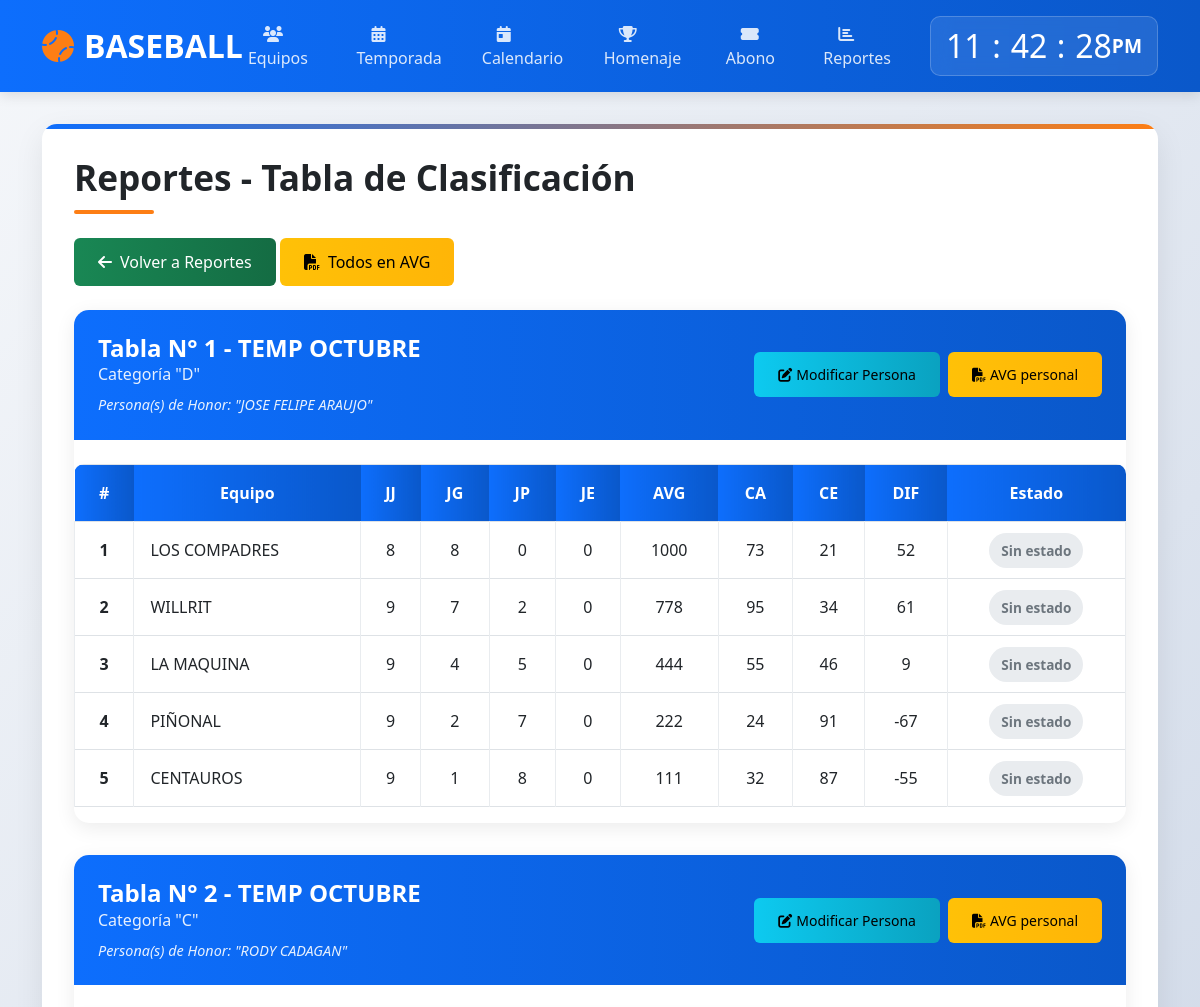
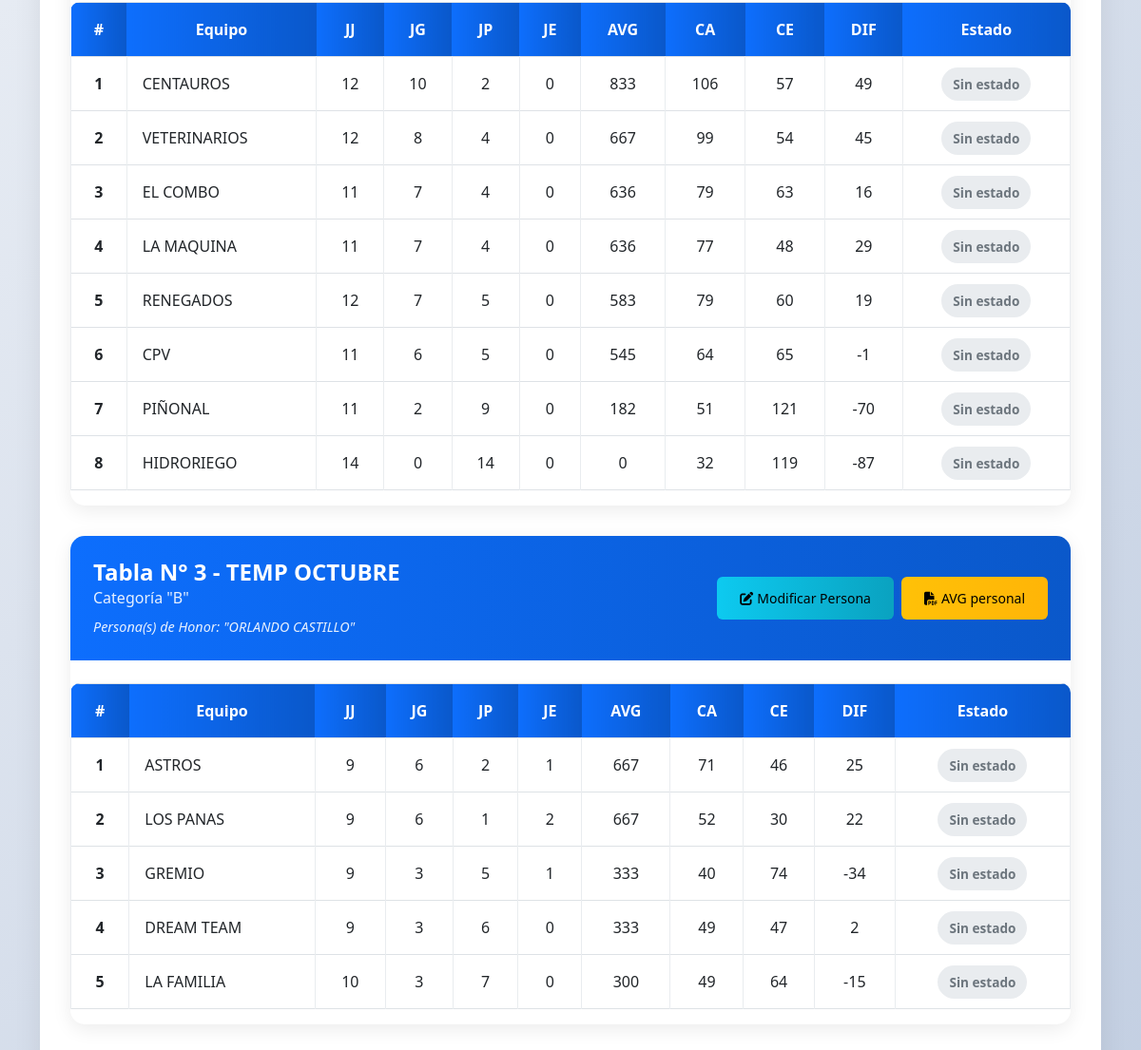
/modulos/reporte/clasificacion.php, run on the app's committed database (2 pictures, top to bottom).
### tables this page shows
CREATE TABLE `temporada` (
  `id_temp` int(100) NOT NULL,
  `name_temp` text NOT NULL,
  `categoria` varchar(1) NOT NULL,
  `partidas` int(100) NOT NULL,
  `innings` int(10) NOT NULL,
  `valor` decimal(10,2) NOT NULL,
  `nequipos` int(10) NOT NULL,
  `activo` int(1) DEFAULT NULL
);

CREATE TABLE `homenaje` (
  `id_hnr` int(100) NOT NULL,
  `id_temp` int(100) NOT NULL,
  `categoria` varchar(1) NOT NULL,
  `honor` text DEFAULT NULL,
  `prize_four` int(1) DEFAULT NULL,
  `cant_four` int(100) DEFAULT NULL,
  `prize_once` int(1) DEFAULT NULL,
  `cant_once` int(100) DEFAULT NULL,
  `prize_second` int(1) DEFAULT NULL,
  `cant_second` int(100) DEFAULT NULL,
  `prize_third` int(1) DEFAULT NULL,
  `cant_third` int(100) DEFAULT NULL,
  `prize_pg` int(1) DEFAULT NULL,
  `cant_pg` int(100) DEFAULT NULL,
  `prize_pe` int(1) DEFAULT NULL,
  `cant_pe` int(100) DEFAULT NULL,
  `prize_lbt` int(1) DEFAULT NULL,
  `cant_lbt` int(100) DEFAULT NULL,
  `prize_lj` int(1) DEFAULT NULL,
  `cant_lj` int(100) DEFAULT NULL,
  `prize_ld` int(1) DEFAULT NULL,
  `cant_ld` int(100) DEFAULT NULL,
  `prize_lt` int(1) DEFAULT NULL,
  `cant_lt` int(100) DEFAULT NULL,
  `prize_lca` int(1) DEFAULT NULL,
  `cant_lca` int(100) DEFAULT NULL,
  `prize_lce` int(1) DEFAULT NULL,
  `cant_lce` int(100) DEFAULT NULL,
  `prize_lp` int(1) DEFAULT NULL,
  `cant_lp` int(100) DEFAULT NULL,
  `prize_lb` int(1) DEFAULT NULL,
  `cant_lb` int(100) DEFAULT NULL
);

CREATE TABLE `tab_clasf` (
  `id_tab` int(100) NOT NULL,
  `id_temp` int(100) NOT NULL,
  `id_team` int(100) NOT NULL,
  `name_team` varchar(50) NOT NULL,
  `categoria` varchar(1) NOT NULL,
  `jj` int(100) DEFAULT NULL,
  `jg` int(100) DEFAULT NULL,
  `jp` int(100) DEFAULT NULL,
  `je` int(100) DEFAULT NULL,
  `avg` int(10) DEFAULT NULL,
  `ca` int(100) DEFAULT NULL,
  `ce` int(100) DEFAULT NULL,
  `dif` int(100) DEFAULT NULL
);

### modulos/reporte/clasificacion.php (the view, shortened to what this page needs)
<?php
$con = conectar();
?>
<!DOCTYPE html>
<html lang="es">
<head>
    <link href="https://cdn.jsdelivr.net/npm/bootstrap@5.3.0/dist/css/bootstrap.min.css" rel="stylesheet">
    <link rel="stylesheet" href="https://cdnjs.cloudflare.com/ajax/libs/font-awesome/6.4.0/css/all.min.css">
</head>
<body>
    <header class="header">
        <div class="container">
            <div class="d-flex justify-content-between align-items-center">
                <a href="../../" class="logo">
                    <i class="fas fa-baseball-ball"></i>BASEBALL
                </a>
                <ul class="navigation">
                    <li><a href="../equipos/"><i class="fas fa-users"></i> Equipos</a></li>
                    <li><a href="../juego/"><i class="fas fa-calendar-alt"></i> Temporada</a></li>
                    <li><a href="../calendario/"><i class="fas fa-calendar-day"></i> Calendario</a></li>
                    <li><a href="../homenaje/"><i class="fas fa-trophy"></i> Homenaje</a></li>
                    <li><a href="../abonos/"><i class="fas fa-ticket-alt"></i> Abono</a></li>
                    <li><a href="../reporte/"><i class="fas fa-chart-bar"></i> Reportes</a></li>
                </ul>
                <div class="clock-container">
                    <div class="clock">
                        <h2 id="hour">00</h2><h2 class="dot">:</h2>
                        <h2 id="minute">00</h2><h2 class="dot">:</h2>
                        <h2 id="seconds">00</h2><span id="ampm">AM</span>
                    </div>
                </div>
            </div>
        </div>
    </header>
    <main class="main-content">
        <div class="container">
            <div class="content-container">
                <h1 class="page-title">Reportes - Tabla de Clasificación</h1>
                <div class="button-group mb-4">
                    <a href="reporte.php" class="btn btn-success">
                        <i class="fas fa-arrow-left me-2"></i>Volver a Reportes
                    </a>
                    <a target="_blank" href="../PDF/tabla-clasf-avg-all.php" class="btn btn-warning">
                        <i class="fas fa-file-pdf me-2"></i>Todos en AVG
                    </a>
                </div>
                <?php
                $val_hor = "SELECT * FROM temporada WHERE activo = 1 ORDER BY categoria DESC";
                $query_hor = mysqli_query($con, $val_hor);
                if (mysqli_num_rows($query_hor) >= 1) {
                    $e = 1;
                    while ($obtenerho = mysqli_fetch_assoc($query_hor)) {
                        $id = $obtenerho['id_temp'];
                        $cat = $obtenerho['categoria'];
                        $busc = "SELECT * FROM homenaje WHERE id_temp = ?";
                        $stmt = mysqli_prepare($con, $busc);
                        mysqli_stmt_bind_param($stmt, "i", $id);
                        mysqli_stmt_execute($stmt);
                        $result_homenaje = mysqli_stmt_get_result($stmt);
                        $ftdp = mysqli_fetch_assoc($result_homenaje);
                ?>
                <div class="temporada-card">
                    <div class="temporada-header">
                        <div>
                            <h3 class="temporada-title">Tabla N° <?php echo $e ?> - <?php echo htmlspecialchars($obtenerho['name_temp']); ?></h3>
                            <div class="temporada-info">Categoría "<?php echo htmlspecialchars($obtenerho['categoria']); ?>"</div>
                            <?php if (!empty($ftdp['honor'])): ?>
                            <div class="honor-text">Persona(s) de Honor: "<?php echo htmlspecialchars($ftdp['honor']); ?>"</div>
                            <?php endif; ?>
                        </div>
                        <div class="temporada-actions">
                            <?php if (empty($ftdp['id_hnr'])): ?>
                            <a href="creat.php?id=<?php echo $id ?>" class="btn btn-secondary btn-sm">
                                <i class="fas fa-plus me-1"></i>Crear Persona
                            </a>
                            <?php else: ?>
                            <a href="edit.php?id_hnr=<?php echo $ftdp['id_hnr'] ?>" class="btn btn-info btn-sm">
                                <i class="fas fa-edit me-1"></i>Modificar Persona
                            </a>
                            <?php endif; ?>
                            <a target="_blank" href="../PDF/tabla-clasf-avg.php?id_temp=<?php echo $id ?>&id_tab=<?php echo '16' ?>&persona=<?php echo urlencode($ftdp['honor'] ?? '') ?>" class="btn btn-warning btn-sm">
                                <i class="fas fa-file-pdf me-1"></i>AVG personal
                            </a>
                        </div>
                    </div>
                    <div class="table-container">
                        <table class="table table-hover table-bordered">
                            <thead>
                                <tr>
                                    <th>#</th>
                                    <th>Equipo</th>
                                    <th>JJ</th>
                                    <th>JG</th>
                                    <th>JP</th>
                                    <th>JE</th>
                                    <th>AVG</th>
                                    <th>CA</th>
                                    <th>CE</th>
                                    <th>DIF</th>
                                    <th>Estado</th>
                                </tr>
                            </thead>
                            <tbody>
                                <?php
                                $revisar = "SELECT t.*, e.estado
                                            FROM tab_clasf t
                                            LEFT JOIN equipo_estados e ON t.id_tab = e.id_tab AND t.id_temp = e.id_temp
                                            WHERE t.id_temp = ? AND t.categoria LIKE CONCAT('%', ?, '%')
                                            ORDER BY t.jg DESC, t.avg DESC";
                                $stmt = mysqli_prepare($con, $revisar);
                                mysqli_stmt_bind_param($stmt, "is", $id, $cat);
                                mysqli_stmt_execute($stmt);
                                $result = mysqli_stmt_get_result($stmt);
                                if (mysqli_num_rows($result) >= 1) {
                                    $i = 1;
                                    while ($bdata = mysqli_fetch_assoc($result)) {
                                        $estado_badge = "";
                                        if ($bdata['estado'] == 'C') {
                                            $estado_badge = '<span class="badge-estado badge-clasificado">Clasificado</span>';
                                        } elseif ($bdata['estado'] == 'E') {
                                            $estado_badge = '<span class="badge-estado badge-eliminado">Eliminado</span>';
                                        } elseif ($bdata['estado'] == 'R') {
                                            $estado_badge = '<span class="badge-estado badge-retirado">Retirado</span>';
                                        } elseif ($bdata['estado'] == 'G') {
                                            $estado_badge = '<span class="badge-estado badge-ganador">Ganador</span>';
                                        } else {
                                            $estado_badge = '<span class="badge-estado badge-sin-estado">Sin estado</span>';
                                        }
                                ?>
                                <tr>
                                    <td class="text-center fw-bold"><?php echo $i; ?></td>
                                    <td><?php echo htmlspecialchars($bdata['name_team']); ?></td>
                                    <td class="text-center"><?php echo $bdata['jj']; ?></td>
                                    <td class="text-center"><?php echo $bdata['jg']; ?></td>
                                    <td class="text-center"><?php echo $bdata['jp']; ?></td>
                                    <td class="text-center"><?php echo $bdata['je']; ?></td>
                                    <td class="text-center"><?php echo $bdata['avg']; ?></td>
                                    <td class="text-center"><?php echo $bdata['ca']; ?></td>
                                    <td class="text-center"><?php echo $bdata['ce']; ?></td>
                                    <td class="text-center"><?php echo $bdata['dif']; ?></td>
                                    <td class="text-center"><?php echo $estado_badge; ?></td>
                                </tr>
                                <?php
                                        $i++;
                                    }
                                } ?>
                            </tbody>
                        </table>
                    </div>
                </div>
                <?php
                        $e++;
                    }
                } ?>
            </div>
        </div>
    </main>
</body>
</html>

### modulos/reporte/clasificacion.php (style rules this page uses)
:root { --primary-color: #0d6efd; --secondary-color: #fd7e14; --dark-color: #212529; --light-color: #f8f9fa; --success-color: #198754; --danger-color: #dc3545; --warning-color: #ffc107; --info-color: #0dcaf0; --ganador-color: #6f42c1; }
body { font-family: 'Segoe UI', Tahoma, Geneva, Verdana, sans-serif; background: linear-gradient(135deg, #f5f7fa 0%, #c3cfe2 100%); min-height: 100vh; margin: 0; padding: 0; color: #333; }
.header { background: linear-gradient(90deg, var(--primary-color) 0%, #0a58ca 100%); color: white; padding: 1rem 0; box-shadow: 0 4px 12px rgba(0, 0, 0, 0.1); position: sticky; top: 0; z-index: 1000; }
.logo { font-size: 2rem; font-weight: 700; color: white; text-decoration: none; display: flex; align-items: center; }
.logo i { margin-right: 10px; color: var(--secondary-color); }
.navigation { display: flex; list-style: none; margin: 0; padding: 0; }
.navigation li { margin: 0 5px; }
.navigation a { color: rgba(255, 255, 255, 0.85); text-decoration: none; padding: 10px 15px; border-radius: 6px; transition: all 0.3s; font-weight: 500; }
.clock-container { background: rgba(255, 255, 255, 0.1); border-radius: 10px; padding: 10px 15px; backdrop-filter: blur(10px); border: 1px solid rgba(255, 255, 255, 0.2); }
.clock { display: flex; align-items: center; color: white; font-size: 1.2rem; font-weight: 600; }
.clock h2 { margin: 0; min-width: 28px; text-align: center; }
.dot { margin: 0 5px; }
.main-content { padding: 2rem 0; }
.content-container { background: white; border-radius: 15px; box-shadow: 0 10px 30px rgba(0, 0, 0, 0.08); padding: 2rem; position: relative; overflow: hidden; }
.content-container::before { content: ''; position: absolute; top: 0; left: 0; width: 100%; height: 5px; background: linear-gradient(90deg, var(--primary-color) 0%, var(--secondary-color) 100%); }
.page-title { font-size: 2.2rem; font-weight: 700; color: var(--dark-color); margin-bottom: 1.5rem; position: relative; padding-bottom: 15px; }
.page-title::after { content: ''; position: absolute; bottom: 0; left: 0; width: 80px; height: 4px; background: var(--secondary-color); border-radius: 2px; }
.btn { border-radius: 6px; font-weight: 500; padding: 0.75rem 1.5rem; transition: all 0.3s; }
.btn-info { background: linear-gradient(90deg, #0dcaf0 0%, #0aa2c0 100%); border: none; }
.btn-warning { background: linear-gradient(90deg, var(--warning-color) 0%, #ffb507 100%); border: none; }
.btn-success { background: linear-gradient(90deg, var(--success-color) 0%, #146c43 100%); border: none; }
.table-container { overflow-x: auto; border-radius: 10px; box-shadow: 0 4px 12px rgba(0, 0, 0, 0.05); margin-top: 1.5rem; }
.table th { background: linear-gradient(90deg, var(--primary-color) 0%, #0a58ca 100%); color: white; border: none; padding: 1rem; text-align: center; vertical-align: middle; }
.table td { padding: 1rem; vertical-align: middle; border-color: #e9ecef; }
.badge-estado { padding: 0.5rem 0.75rem; border-radius: 50rem; font-size: 0.85rem; font-weight: 600; }
.badge-sin-estado { background: #e9ecef; color: #6c757d; }
.temporada-card { background: white; border-radius: 15px; box-shadow: 0 5px 20px rgba(0, 0, 0, 0.08); margin-bottom: 2rem; overflow: hidden; }
.temporada-header { background: linear-gradient(90deg, var(--primary-color) 0%, #0a58ca 100%); color: white; padding: 1.5rem; display: flex; justify-content: space-between; align-items: center; flex-wrap: wrap; gap: 1rem; }
.temporada-title { font-size: 1.5rem; font-weight: 700; margin: 0; }
.temporada-info { font-size: 1rem; opacity: 0.9; }
.temporada-actions { display: flex; gap: 0.5rem; flex-wrap: wrap; }
.honor-text { font-style: italic; margin-top: 0.5rem; font-size: 0.9rem; opacity: 0.9; }

### data on the page
temporada: name_temp "TEMP OCTUBRE", categoria "D", homenaje.honor "JOSE FELIPE ARAUJO"
tab_clasf: name_team "LOS COMPADRES", jj "8", jg "8", jp "0", je "0", avg "1000", ca "73", ce "21", dif "52"
tab_clasf: name_team "WILLRIT", jj "9", jg "7", jp "2", je "0", avg "778", ca "95", ce "34", dif "61"
tab_clasf: name_team "LA MAQUINA", jj "9", jg "4", jp "5", je "0", avg "444", ca "55", ce "46", dif "9"
tab_clasf: name_team "PIÑONAL", jj "9", jg "2", jp "7", je "0", avg "222", ca "24", ce "91", dif "-67"
tab_clasf: name_team "CENTAUROS", jj "9", jg "1", jp "8", je "0", avg "111", ca "32", ce "87", dif "-55"
temporada: name_temp "TEMP OCTUBRE", categoria "C", homenaje.honor "RODY CADAGAN"
tab_clasf: name_team "CENTAUROS", jj "12", jg "10", jp "2", je "0", avg "833", ca "106", ce "57", dif "49"
tab_clasf: name_team "VETERINARIOS", jj "12", jg "8", jp "4", je "0", avg "667", ca "99", ce "54", dif "45"
tab_clasf: name_team "EL COMBO", jj "11", jg "7", jp "4", je "0", avg "636", ca "79", ce "63", dif "16"
tab_clasf: name_team "LA MAQUINA", jj "11", jg "7", jp "4", je "0", avg "636", ca "77", ce "48", dif "29"
tab_clasf: name_team "RENEGADOS", jj "12", jg "7", jp "5", je "0", avg "583", ca "79", ce "60", dif "19"
tab_clasf: name_team "CPV", jj "11", jg "6", jp "5", je "0", avg "545", ca "64", ce "65", dif "-1"
tab_clasf: name_team "PIÑONAL", jj "11", jg "2", jp "9", je "0", avg "182", ca "51", ce "121", dif "-70"
tab_clasf: name_team "HIDRORIEGO", jj "14", jg "0", jp "14", je "0", avg "0", ca "32", ce "119", dif "-87"
temporada: name_temp "TEMP OCTUBRE", categoria "B", homenaje.honor "ORLANDO CASTILLO"
tab_clasf: name_team "ASTROS", jj "9", jg "6", jp "2", je "1", avg "667", ca "71", ce "46", dif "25"
tab_clasf: name_team "LOS PANAS", jj "9", jg "6", jp "1", je "2", avg "667", ca "52", ce "30", dif "22"
tab_clasf: name_team "GREMIO", jj "9", jg "3", jp "5", je "1", avg "333", ca "40", ce "74", dif "-34"
tab_clasf: name_team "DREAM TEAM", jj "9", jg "3", jp "6", je "0", avg "333", ca "49", ce "47", dif "2"
tab_clasf: name_team "LA FAMILIA", jj "10", jg "3", jp "7", je "0", avg "300", ca "49", ce "64", dif "-15"
